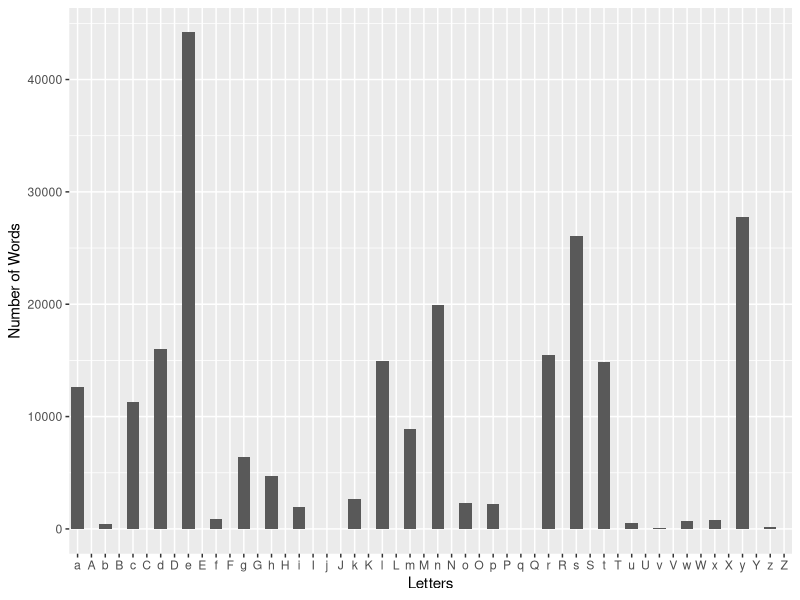

Reproduce this figure in R.
library(tidyverse)

LL <- read.delim("tsvdata/lastletter.tsv")
p <- ggplot(LL,aes(x=LastLetter,y=Freq))+
	geom_bar(stat = "identity")+
	xlab("Letters") + 
	ylab("Number of Words") 
ggsave(plot = p, filename = "figures/lastletter.png")